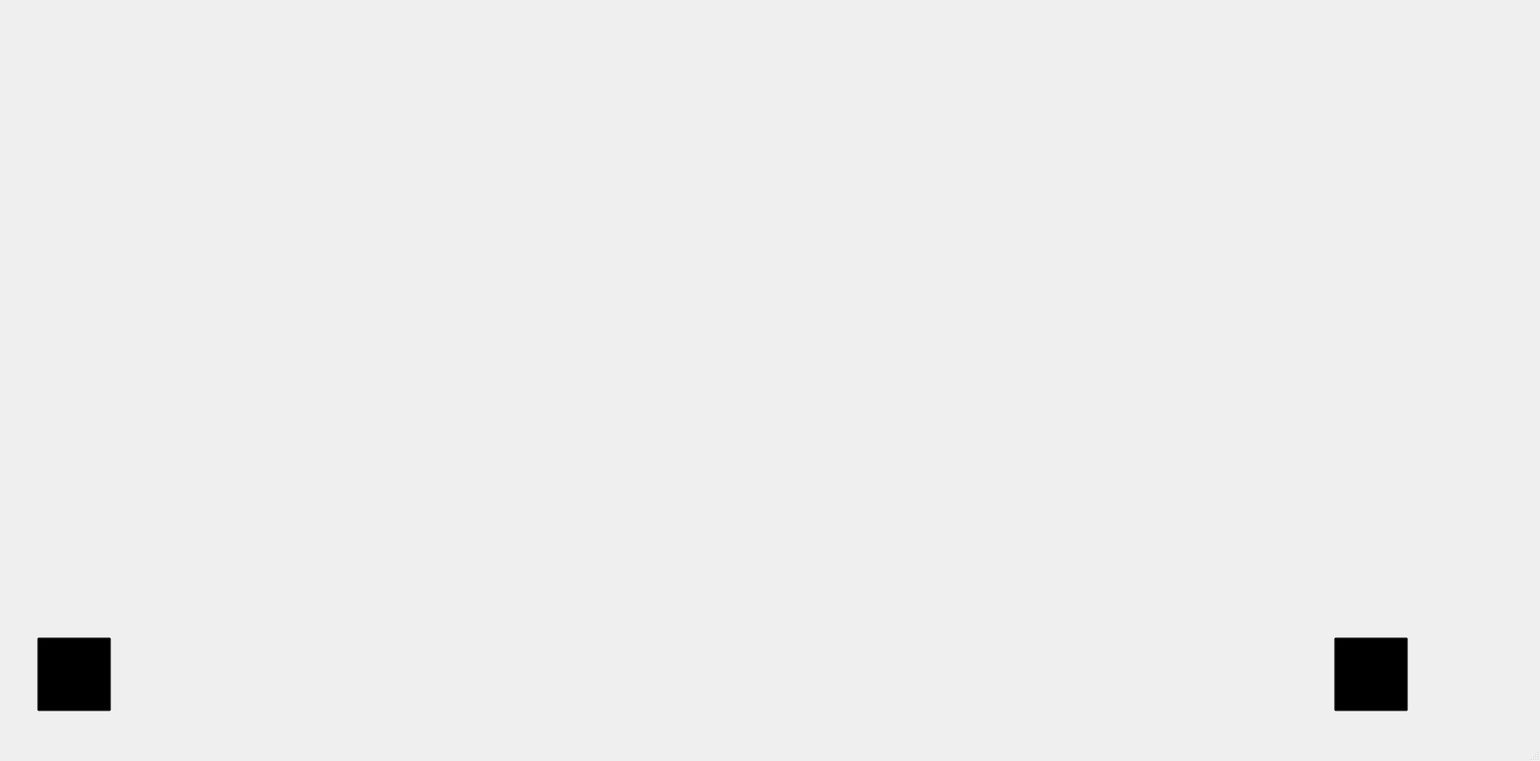
<?xml version="1.0" encoding="UTF-8"?>
<ui version="4.0">
 <class>MainWindow</class>
 <widget class="QMainWindow" name="MainWindow">
  <property name="geometry">
   <rect>
    <x>0</x>
    <y>0</y>
    <width>2078</width>
    <height>1027</height>
   </rect>
  </property>
  <property name="windowTitle">
   <string>MainWindow</string>
  </property>
  <widget class="QWidget" name="centralwidget">
   <widget class="QLabel" name="label">
    <property name="geometry">
     <rect>
      <x>0</x>
      <y>-40</y>
      <width>2104</width>
      <height>1089</height>
     </rect>
    </property>
    <property name="text">
     <string/>
    </property>
    <property name="pixmap">
     <pixmap>../../../../Downloads/telafundo.png</pixmap>
    </property>
    <property name="scaledContents">
     <bool>true</bool>
    </property>
   </widget>
   <widget class="QLabel" name="label_2">
    <property name="geometry">
     <rect>
      <x>170</x>
      <y>20</y>
      <width>1600</width>
      <height>967</height>
     </rect>
    </property>
    <property name="text">
     <string/>
    </property>
    <property name="pixmap">
     <pixmap>../../../../Downloads/Rectangle 14.png</pixmap>
    </property>
   </widget>
   <widget class="QLabel" name="label_3">
    <property name="geometry">
     <rect>
      <x>250</x>
      <y>130</y>
      <width>1426</width>
      <height>223</height>
     </rect>
    </property>
    <property name="text">
     <string/>
    </property>
    <property name="pixmap">
     <pixmap>../../../../Downloads/Group 5.png</pixmap>
    </property>
   </widget>
   <widget class="QLabel" name="label_4">
    <property name="geometry">
     <rect>
      <x>250</x>
      <y>430</y>
      <width>1426</width>
      <height>223</height>
     </rect>
    </property>
    <property name="text">
     <string/>
    </property>
    <property name="pixmap">
     <pixmap>../../../../Downloads/Group 6.png</pixmap>
    </property>
   </widget>
   <widget class="QLabel" name="label_5">
    <property name="geometry">
     <rect>
      <x>250</x>
      <y>730</y>
      <width>1426</width>
      <height>223</height>
     </rect>
    </property>
    <property name="text">
     <string/>
    </property>
    <property name="pixmap">
     <pixmap>../../../../Downloads/Group 7.png</pixmap>
    </property>
   </widget>
   <widget class="QPushButton" name="pushButton">
    <property name="geometry">
     <rect>
      <x>1800</x>
      <y>860</y>
      <width>100</width>
      <height>100</height>
     </rect>
    </property>
    <property name="styleSheet">
     <string notr="true">background-color:transparent;</string>
    </property>
    <property name="text">
     <string/>
    </property>
    <property name="icon">
     <iconset>
      <normaloff>../../../../Downloads/ButtomPross.png</normaloff>
      <normalon>../../../../Downloads/ButtomPross.png</normalon>
      <selectedoff>../../../../Downloads/Property 1=Variant2.png</selectedoff>
      <selectedon>../../../../Downloads/Property 1=Variant2.png</selectedon>../../../../Downloads/ButtomPross.png</iconset>
    </property>
    <property name="iconSize">
     <size>
      <width>100</width>
      <height>100</height>
     </size>
    </property>
   </widget>
   <widget class="QPushButton" name="pushButton_2">
    <property name="geometry">
     <rect>
      <x>50</x>
      <y>860</y>
      <width>100</width>
      <height>100</height>
     </rect>
    </property>
    <property name="styleSheet">
     <string notr="true">background-color:transparent;</string>
    </property>
    <property name="text">
     <string/>
    </property>
    <property name="icon">
     <iconset>
      <normaloff>../../../../Downloads/Default.png</normaloff>
      <normalon>../../../../Downloads/Default.png</normalon>
      <selectedoff>../../../../Downloads/Property 1=Variant2.png</selectedoff>
      <selectedon>../../../../Downloads/Property 1=Variant2.png</selectedon>../../../../Downloads/Default.png</iconset>
    </property>
    <property name="iconSize">
     <size>
      <width>100</width>
      <height>100</height>
     </size>
    </property>
   </widget>
   <widget class="QLabel" name="label_6">
    <property name="geometry">
     <rect>
      <x>710</x>
      <y>0</y>
      <width>536</width>
      <height>99</height>
     </rect>
    </property>
    <property name="text">
     <string/>
    </property>
    <property name="pixmap">
     <pixmap>../../../../Downloads/Component 12.png</pixmap>
    </property>
   </widget>
  </widget>
  <widget class="QMenuBar" name="menubar">
   <property name="geometry">
    <rect>
     <x>0</x>
     <y>0</y>
     <width>2078</width>
     <height>21</height>
    </rect>
   </property>
  </widget>
  <widget class="QStatusBar" name="statusbar"/>
 </widget>
 <resources/>
 <connections/>
</ui>
